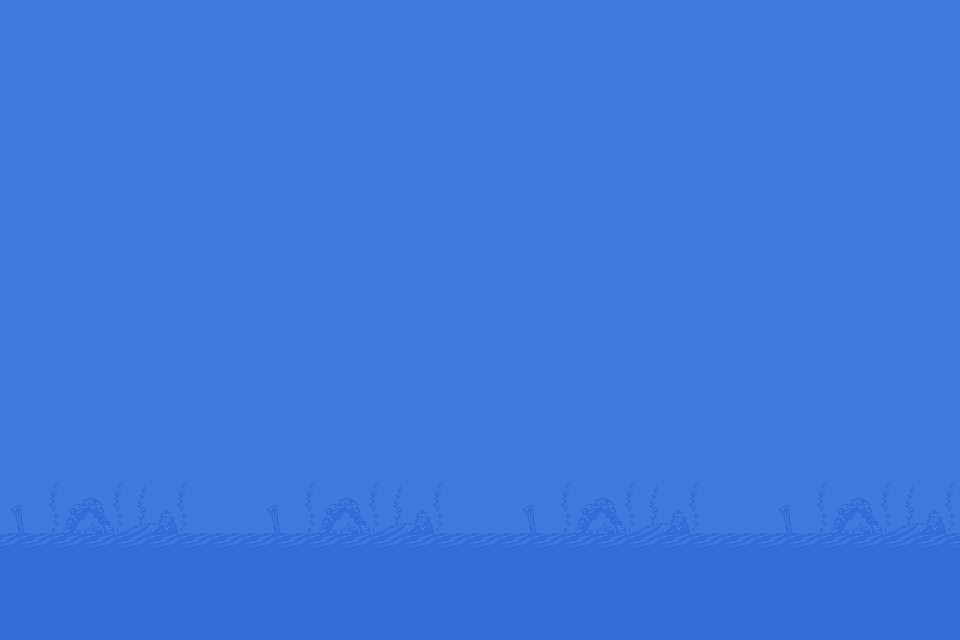

Tiled map render using the project's own tile images. Description and the whole map definition, tile-layer contents included, below:
An orthogonal 30x20 tile map with 32x32 px tiles, 1 tile layer (Tile Layer 1).

<map version="1.10" tiledversion="1.10.2" orientation="orthogonal" renderorder="right-down" width="30" height="20" tilewidth="32" tileheight="32" infinite="0" nextlayerid="2" nextobjectid="1">
 <tileset firstgid="1" name="far" tilewidth="32" tileheight="32" tilecount="48" columns="8">
  <image source="far.png" width="256" height="192" />
 </tileset>
 <layer id="1" name="Tile Layer 1" width="30" height="20">
  <data encoding="csv">
1,2,3,4,5,6,7,8,1,2,3,4,5,6,7,8,1,2,3,4,5,6,7,8,1,2,3,4,5,6,
1,2,3,4,5,6,7,8,1,2,3,4,5,6,7,8,1,2,3,4,5,6,7,8,1,2,3,4,5,6,
1,2,3,4,5,6,7,8,1,2,3,4,5,6,7,8,1,2,3,4,5,6,7,8,1,2,3,4,5,6,
1,2,3,4,5,6,7,8,1,2,3,4,5,6,7,8,1,2,3,4,5,6,7,8,1,2,3,4,5,6,
1,2,3,4,5,6,7,8,1,2,3,4,5,6,7,8,1,2,3,4,5,6,7,8,1,2,3,4,5,6,
1,2,3,4,5,6,7,8,1,2,3,4,5,6,7,8,1,2,3,4,5,6,7,8,1,2,3,4,5,6,
1,2,3,4,5,6,7,8,1,2,3,4,5,6,7,8,1,2,3,4,5,6,7,8,1,2,3,4,5,6,
1,2,3,4,5,6,7,8,1,2,3,4,5,6,7,8,1,2,3,4,5,6,7,8,1,2,3,4,5,6,
1,2,3,4,5,6,7,8,1,2,3,4,5,6,7,8,1,2,3,4,5,6,7,8,1,2,3,4,5,6,
1,2,3,4,5,6,7,8,1,2,3,4,5,6,7,8,1,2,3,4,5,6,7,8,1,2,3,4,5,6,
1,2,3,4,5,6,7,8,1,2,3,4,5,6,7,8,1,2,3,4,5,6,7,8,1,2,3,4,5,6,
1,2,3,4,5,6,7,8,1,2,3,4,5,6,7,8,1,2,3,4,5,6,7,8,1,2,3,4,5,6,
1,2,3,4,5,6,7,8,1,2,3,4,5,6,7,8,1,2,3,4,5,6,7,8,1,2,3,4,5,6,
1,2,3,4,5,6,7,8,1,2,3,4,5,6,7,8,1,2,3,4,5,6,7,8,1,2,3,4,5,6,
1,2,3,4,5,6,7,8,1,2,3,4,5,6,7,8,1,2,3,4,5,6,7,8,1,2,3,4,5,6,
9,10,11,12,13,14,15,16,9,10,11,12,13,14,15,16,9,10,11,12,13,14,15,16,9,10,11,12,13,14,
17,18,19,20,21,22,23,24,17,18,19,20,21,22,23,24,17,18,19,20,21,22,23,24,17,18,19,20,21,22,
25,26,27,28,29,30,31,32,25,26,27,28,29,30,31,32,25,26,27,28,29,30,31,32,25,26,27,28,29,30,
33,34,35,36,37,38,39,40,33,34,35,36,37,38,39,40,33,34,35,36,37,38,39,40,33,34,35,36,37,38,
41,42,43,44,45,46,47,48,41,42,43,44,45,46,47,48,41,42,43,44,45,46,47,48,41,42,43,44,45,46
</data>
 </layer>
</map>
